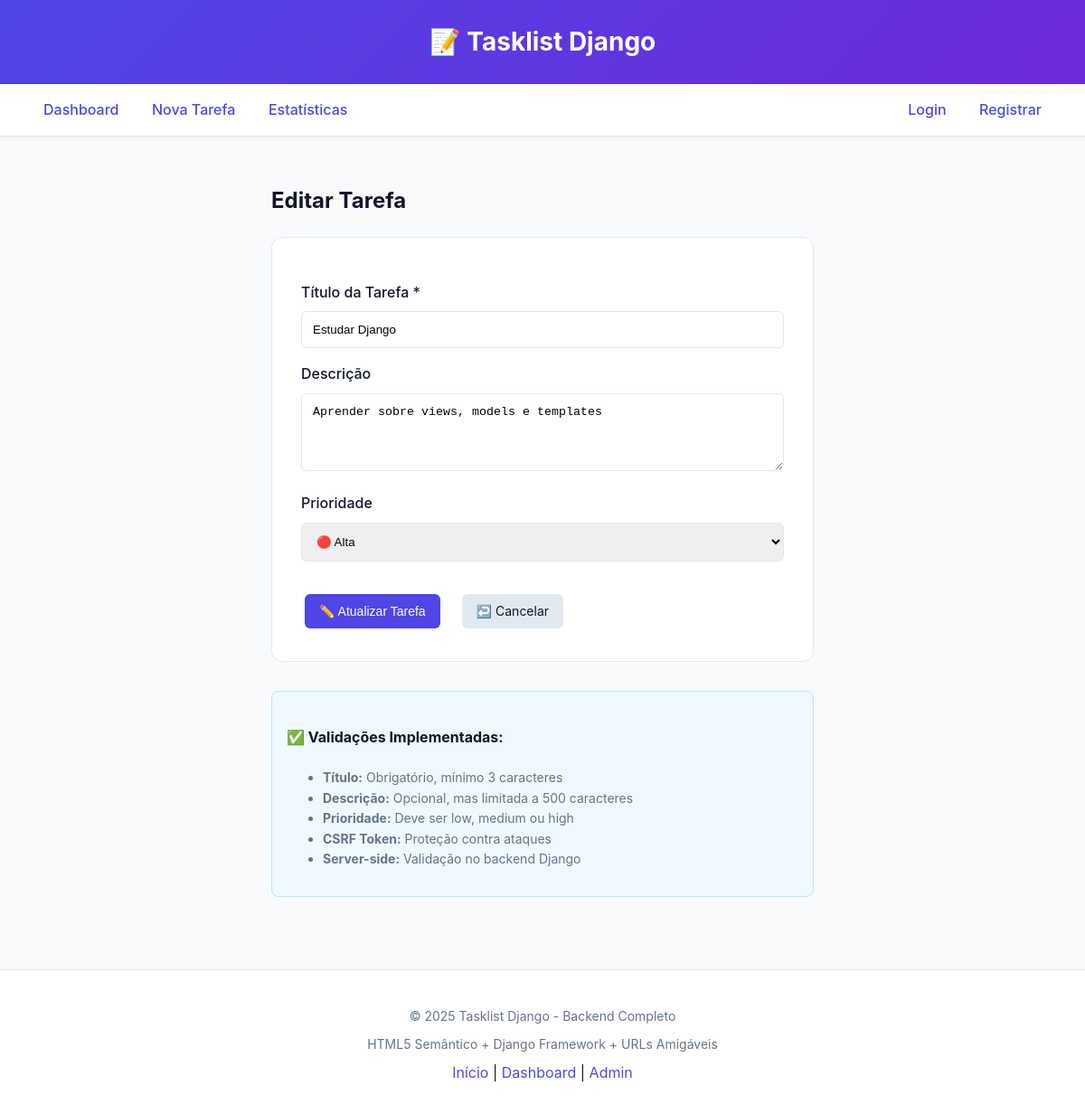
The app's page /edit/1/ (signed in) with its own data.
### tasks/models.py (models this page shows, shortened)
class Task(models.Model):
    PRIORITY_CHOICES = [
        ('low', 'Baixa'),
        ('medium', 'Média'),
        ('high', 'Alta'),
    ]
    title = models.CharField(
        max_length=200,
        verbose_name="Título",
        help_text="Título da tarefa (máximo 200 caracteres)"
    )
    description = models.TextField(
        blank=True,
        null=True,
        verbose_name="Descrição",
        help_text="Descrição detalhada da tarefa"
    )
    priority = models.CharField(
        max_length=10,
        choices=PRIORITY_CHOICES,
        default='medium',
        verbose_name="Prioridade"
    )
    completed = models.BooleanField(
        default=False,
        verbose_name="Concluída"
    )
    created_at = models.DateTimeField(
        auto_now_add=True,
        verbose_name="Criado em"
    )
    updated_at = models.DateTimeField(
        auto_now=True,
        verbose_name="Atualizado em"
    )
    completed_at = models.DateTimeField(
        null=True,
        blank=True,
        verbose_name="Concluído em"
    )
    user = models.ForeignKey(
        User,
        on_delete=models.CASCADE,
        related_name='tasks',
        verbose_name="Usuário"
    )
    class Meta:
        verbose_name = "Tarefa"
        verbose_name_plural = "Tarefas"
        ordering = ['-created_at']

### tasks/views.py (the view, shortened to what this page needs)
# urls.py: path('edit/<int:task_id>/', views.task_edit, name='task_edit'),
@login_required
def task_edit(request, task_id):
    task = get_object_or_404(Task, id=task_id, user=request.user)
    return render(request, 'tasks/task_form.html', {'task': task, 'action': 'Editar'})

### tasks/templates/tasks/task_form.html (shortened to what this page needs)
{% extends 'tasks/base.html' %}
{% block content %}
<div style="max-width: 600px; margin: 0 auto;">
    <h2>{{ action }} Tarefa</h2>
    <form method="post" style="background: var(--card); padding: 2rem; border-radius: 12px; border: 1px solid var(--border);">
        <div class="form-group">
            <label for="title">Título da Tarefa *</label>
            <input type="text"
                   id="title"
                   name="title"
                   value="{{ task.title|default:'' }}"
                   required
                   placeholder="Digite o título da tarefa">
        </div>
        <div class="form-group">
            <label for="description">Descrição</label>
            <textarea id="description"
                      name="description"
                      rows="4"
                      placeholder="Descreva os detalhes da tarefa...">{{ task.description|default:'' }}</textarea>
        </div>
        <div class="form-group">
            <label for="priority">Prioridade</label>
            <select id="priority" name="priority">
                <option value="high" {% if task.priority == 'high' %}selected{% endif %}>🔴 Alta</option>
            </select>
        </div>
        <div style="display: flex; gap: 1rem; margin-top: 2rem;">
            <button type="submit" class="btn">
                {% if task %}✏️ Atualizar Tarefa{% else %}➕ Criar Tarefa{% endif %}
            </button>
            <a href="{% url 'tasks:task_list' %}" class="btn btn-secondary">↩️ Cancelar</a>
        </div>
    </form>
    <div style="margin-top: 2rem; padding: 1rem; background: #f0f9ff; border-radius: 8px; border: 1px solid #bae6fd;">
        <h4>✅ Validações Implementadas:</h4>
        <ul style="font-size: 0.875rem; color: var(--text-muted);">
            <li><strong>Título:</strong> Obrigatório, mínimo 3 caracteres</li>
            <li><strong>Descrição:</strong> Opcional, mas limitada a 500 caracteres</li>
            <li><strong>Prioridade:</strong> Deve ser low, medium ou high</li>
            <li><strong>CSRF Token:</strong> Proteção contra ataques</li>
            <li><strong>Server-side:</strong> Validação no backend Django</li>
        </ul>
    </div>
</div>
{% endblock %}

### tasks/templates/tasks/base.html (style rules this page uses)
:root { --bg: #f8fafc; --card: #ffffff; --accent: #4f46e5; --accent-hover: #4338ca; --text: #0f172a; --text-muted: #64748b; --border: #e2e8f0; --success: #10b981; --error: #ef4444; --warning: #f59e0b; }
* { box-sizing: border-box; }
body { margin: 0; font-family: -apple-system, BlinkMacSystemFont, "Segoe UI", Roboto, sans-serif; background: var(--bg); color: var(--text); line-height: 1.6; }
.btn { background: var(--accent); color: white; border: none; padding: 0.5rem 1rem; border-radius: 6px; text-decoration: none; font-size: 0.875rem; margin: 0.25rem; cursor: pointer; }
.btn-secondary { background: var(--border); color: var(--text); }
.form-group { margin: 1rem 0; }
.form-group label { display: block; margin-bottom: 0.5rem; font-weight: 500; }
.form-group input, .form-group select, .form-group textarea { width: 100%; padding: 0.75rem; border: 1px solid var(--border); border-radius: 6px; }

### records on screen
Task: title "Estudar Django", description "Aprender sobre views, models e templates", priority "🔴 Alta"

### other values on screen
{{ action }} "Editar"
